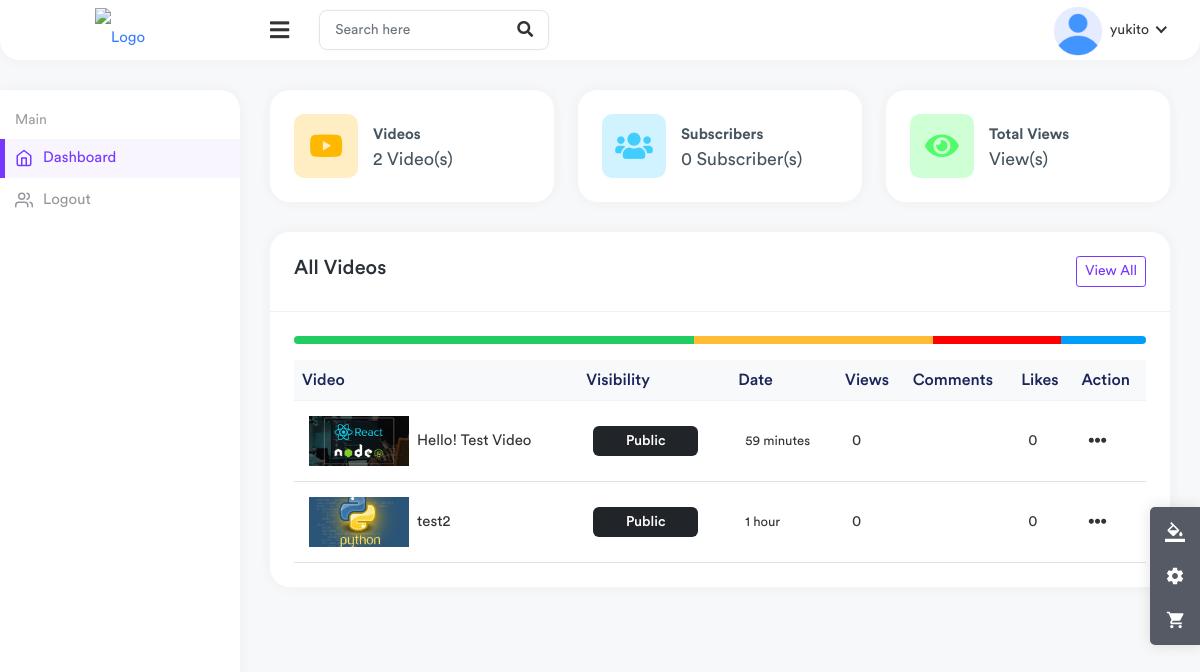
Before: /studio/ (signed in) with the older database file.
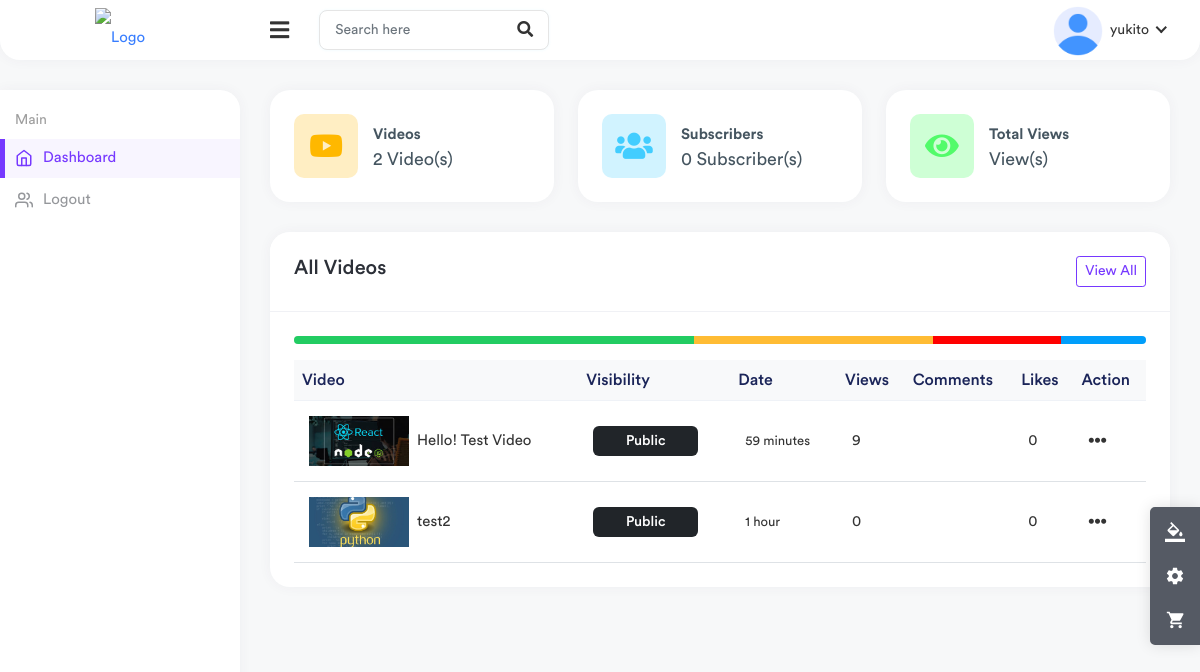
After: the same page with the newer database file.
### core/models.py (models this page shows, shortened)
class Video(models.Model):
    video=models.FileField(upload_to=user_derectory_path)
    image=models.ImageField(upload_to=user_derectory_path,null=True,blank=True)
    title=models.CharField(max_length=100)
    description=models.TextField(max_length=4000,null=True,blank=True)
    tags=TaggableManager(blank=True)
    date=models.DateTimeField(auto_now_add=True)
    visibility=models.CharField(choices=VISIBILITY,max_length=100,default='public')
    user=models.ForeignKey(User,on_delete=models.SET_NULL,null=True)
    views=models.PositiveIntegerField(default=0)
    likes=models.ManyToManyField(User,blank=True,related_name='likes')
    featured=models.BooleanField(default=False)

### useradmin/views.py (the view)
# urls.py: path("",views.studio,name='studio'),
@login_required
def studio(request):
    user=request.user
    videos=Video.objects.filter(user=user).order_by('-date')
    channel=user.channel
    comments=Comment.objects.filter()
    context={
        'user': user,
        'videos': videos,
        'channel': channel,
    }
    return render(request,'useradmin/studio.html',context)

### templates/useradmin/studio.html (shortened to what the changed rows need)
{% load static %}
<!DOCTYPE html>
<html lang="en">
    <head>
        <link rel="stylesheet" href="{% static 'assets/css/bootstrap.min.css' %}" />
        <link rel="stylesheet" href="{% static 'assets/plugins/fontawesome/css/fontawesome.min.css' %}" />
        <link rel="stylesheet" href="{% static 'assets/plugins/fontawesome/css/all.min.css' %}" />
        <link rel="stylesheet" href="{% static 'assets/css/style.css' %}" />
    </head>
    <body class="nk-body bg-lighter npc-default has-sidebar no-touch nk-nio-theme">
        <div class="main-wrapper">
            <div class="page-wrapper">
                <div class="content container-fluid">
                    <div class="row">
                        <div class="col-md-12 col-lg-12 col-sm-12">
                            <div class="card">
                                <div class="card-body">
                                    <div class="table-responsive">
                                        <table class="table table-stripped table-hover">
                                            <thead class="thead-light">
                                                <tr>
                                                    <th>Video</th>
                                                    <th>Visibility</th>
                                                    <th>Date</th>
                                                    <th>Views</th>
                                                    <th>Comments</th>
                                                    <th>Likes</th>
                                                    <th class="text-right">Action</th>
                                                </tr>
                                            </thead>
                                            <tbody>
                                                {% for v in videos %}
                                                <tr>
                                                    <td>
                                                        <h2 class="table-avatar">
                                                            <a href="{% url 'video-detail' v.id  %}"><img class="avatar avatar-sm me-2 avatar-img roundded-circle" style="width: 100px; height: 50px; object-fit: cover;" src="{{ v.image.url }}" alt="User Image" />{{v.title|truncatechars:40}}</a>
                                                        </h2>
                                                    </td>
                                                    <td><span class="badge bg-dark">{{ v.visibility|title }}</span></td>
                                                    <td><small>{{ v.date|timesince }}</small></td>
                                                    <td>{{ v.views }}</td>
                                                    <td>{{ v.comment.all.count }}</td>
                                                    <td><span class="">{{v.likes.all.count}}</span></td>
                                                    <td class="text-right">
                                                        <div class="dropdown dropdown-action">
                                                            <a href="#" class="action-icon dropdown-toggle" data-bs-toggle="dropdown" aria-expanded="false"><i class="fas fa-ellipsis-h"></i></a>
                                                        </div>
                                                    </td>
                                                </tr>
                                                {% endfor %}
                                            </tbody>
                                        </table>
                                    </div>
                                </div>
                            </div>
                        </div>
                    </div>
                </div>
            </div>
        </div>
    </body>
</html>

Changed rows visible on the page:
changed Video "Hello! Test Video": views "0" → "9"
